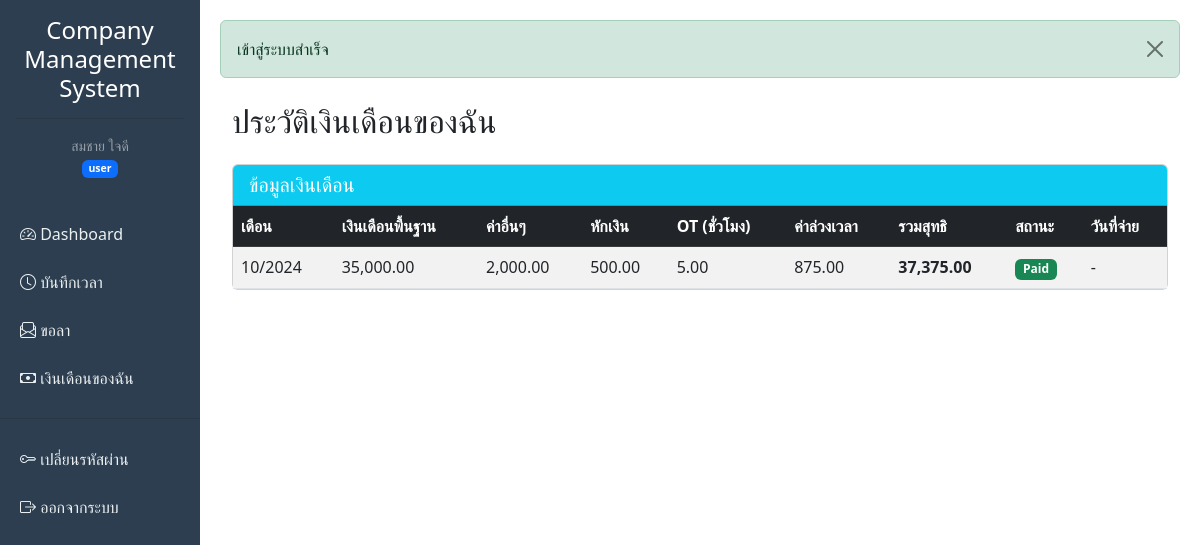
/employee/payroll.php (signed in), run on the app's committed database.
### tables this page shows
CREATE TABLE payroll (
    id INT AUTO_INCREMENT PRIMARY KEY,
    employee_id INT NOT NULL,
    month INT NOT NULL,
    year INT NOT NULL,
    basic_salary DECIMAL(10,2) NOT NULL,
    allowances DECIMAL(10,2) DEFAULT 0.00,
    deductions DECIMAL(10,2) DEFAULT 0.00,
    overtime_hours DECIMAL(5,2) DEFAULT 0.00,
    overtime_pay DECIMAL(10,2) DEFAULT 0.00,
    total_salary DECIMAL(10,2) NOT NULL,
    payment_status ENUM('pending', 'paid') DEFAULT 'pending',
    payment_date DATE NULL,
    notes TEXT,
    created_at TIMESTAMP DEFAULT CURRENT_TIMESTAMP,
    updated_at TIMESTAMP DEFAULT CURRENT_TIMESTAMP ON UPDATE CURRENT_TIMESTAMP,
    FOREIGN KEY (employee_id) REFERENCES employees(id) ON DELETE CASCADE,
    UNIQUE KEY unique_payroll (employee_id, month, year),
    INDEX idx_month_year (month, year),
    INDEX idx_status (payment_status)
);

### config.php (called while the page is built, shortened)
<?php
function h($string) {
    return htmlspecialchars($string, ENT_QUOTES, 'UTF-8');
}
?>

### employee/payroll.php (the view, shortened to what this page needs)
<?php
require_once '../config.php';
$pdo = getDB();
$employeeId = $_SESSION['employee_id'];
$stmt = $pdo->prepare("
    SELECT *
    FROM payroll
    WHERE employee_id = :id
    ORDER BY year DESC, month DESC
");
$stmt->execute(['id' => $employeeId]);
$payrolls = $stmt->fetchAll();
include '../includes/header.php';
?>
<div class="container mt-4">
    <h2 class="mb-4">ประวัติเงินเดือนของฉัน</h2>
    <div class="card">
        <div class="card-header bg-info text-white">
            <h5 class="mb-0">ข้อมูลเงินเดือน</h5>
        </div>
        <div class="card-body p-0">
            <table class="table table-hover table-striped mb-0">
                <thead class="table-dark">
                    <tr>
                        <th>เดือน</th>
                        <th>เงินเดือนพื้นฐาน</th>
                        <th>ค่าอื่นๆ</th>
                        <th>หักเงิน</th>
                        <th>OT (ชั่วโมง)</th>
                        <th>ค่าล่วงเวลา</th>
                        <th>รวมสุทธิ</th>
                        <th>สถานะ</th>
                        <th>วันที่จ่าย</th>
                    </tr>
                </thead>
                <tbody>
                    <?php if (!$payrolls): ?>
                        <tr>
                            <td colspan="9" class="text-center py-3 text-muted">
                                ยังไม่มีประวัติเงินเดือน
                            </td>
                        </tr>
                    <?php else: ?>
                        <?php foreach ($payrolls as $p): ?>
                            <tr>
                                <td><?= h($p['month']) ?>/<?= h($p['year']) ?></td>
                                <td><?= number_format($p['basic_salary'], 2) ?></td>
                                <td><?= number_format($p['allowances'], 2) ?></td>
                                <td><?= number_format($p['deductions'], 2) ?></td>
                                <td><?= number_format($p['overtime_hours'], 2) ?></td>
                                <td><?= number_format($p['overtime_pay'], 2) ?></td>
                                <td><strong><?= number_format($p['total_salary'], 2) ?></strong></td>
                                <?php
                                    $status = $p['payment_status'];
                                    $badge = [
                                        'pending' => 'warning',
                                        'paid' => 'success'
                                    ][$status];
                                ?>
                                <td>
                                    <span class="badge bg-<?= $badge ?>">
                                        <?= ucfirst($status) ?>
                                    </span>
                                </td>
                                <td><?= h($p['payment_date'] ?: '-') ?></td>
                            </tr>
                        <?php endforeach; ?>
                    <?php endif; ?>
                </tbody>
            </table>
        </div>
    </div>
</div>
<?php include '../includes/footer.php'; ?>

### data on the page
payroll: month "10", year "2024", basic_salary "35,000.00", allowances "2,000.00", deductions "500.00", overtime_hours "5.00", overtime_pay "875.00", total_salary "37,375.00", payment_status "Paid", payment_date "-"

### other printed values
APP_NAME "Company Management System"
$_SESSION['full_name'] ?: $_SESSION['username'] "สมชาย ใจดี"
$_SESSION['role'] "user"
$flash['message'] "เข้าสู่ระบบสำเร็จ"
